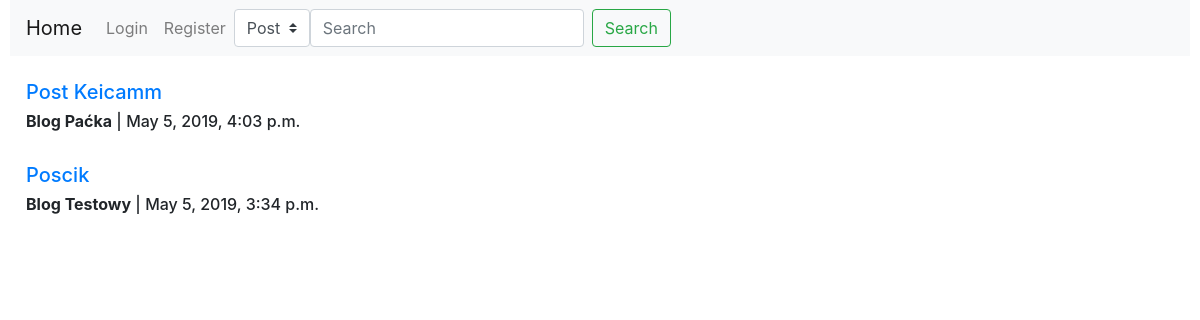
/, run on an earlier commit of the app's database.
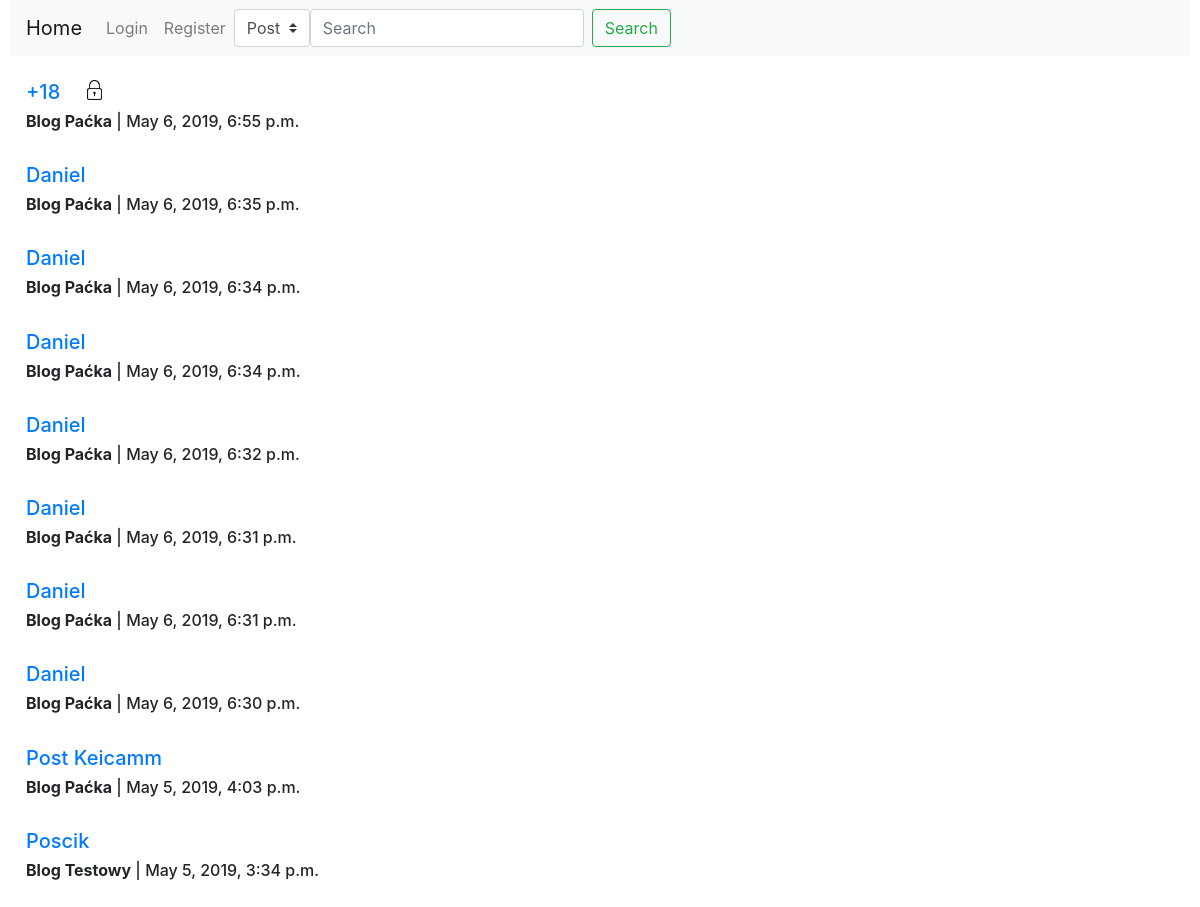
And on a later commit of the database.
### Blog/models.py (models this page shows)
class Post(models.Model):
    IDPost=models.AutoField(primary_key=True)
    Tytul=models.CharField(max_length=128)
    Tresc=models.TextField()
    Data=models.DateTimeField(default=timezone.now)
    IDBlog=models.ForeignKey(Blog,on_delete=models.CASCADE)
    Haslo=models.CharField(max_length=8,blank=True)
    Obraz=models.ImageField(upload_to='Obrazki',blank=True)

class Blog(models.Model):
    IDBlog=models.AutoField(primary_key=True)
    Nazwa=models.CharField(max_length=128)
    IDAutor=models.ForeignKey(User,on_delete=models.CASCADE)

### Blog/views.py (the view)
# urls.py: path('',views.home,name='home'),
def home(request):
    posts = models.Post.objects.all().order_by('-Data')
    return render(request,"Blog/home.html",{'posts': posts})

### Blog/templates/Blog/home.html (shortened to what this page needs)
{%extends "Blog/base.html"%}
{%block content%}
{%for post in posts %}
<div class="media">
  <div class="media-body">
    {%if post.Haslo%}
    <a class="nav-item" data-toggle="modal" data-target="#exampleModalCentered{{post.IDPost}}" href="">
      <h5 class="mt-0" style="float:left">{{post.Tytul}}&nbsp;&nbsp;&nbsp;&nbsp;&nbsp;</h5>
    </a>
    <img src="/Obrazki/Obrazki/lock.png" style="max-width:20px;max-height:20px;float:left"> <div style="clear:both"></div>
      {%else%}
      <a class="nav-item" href="post/{{post.IDPost}}"><h5 class="mt-0">{{post.Tytul}}</h5></a>
      {%endif%}
      <h6 class='mt-0'><strong>{{post.IDBlog.Nazwa}}</strong> | {{post.Data}}</h6>
      <br>
  </div>
</div>
{%endfor%}
{%endblock content%}

What changed in the data, as far as the page shows it:
added Post: Tytul "+18", IDBlog.Nazwa "Blog Paćka", Data "May 6, 2019, 6:55 p.m."
added Post: Tytul "Daniel", IDBlog.Nazwa "Blog Paćka", Data "May 6, 2019, 6:35 p.m."
added Post: Tytul "Daniel", IDBlog.Nazwa "Blog Paćka", Data "May 6, 2019, 6:34 p.m."
added Post: Tytul "Daniel", IDBlog.Nazwa "Blog Paćka", Data "May 6, 2019, 6:34 p.m."
added Post: Tytul "Daniel", IDBlog.Nazwa "Blog Paćka", Data "May 6, 2019, 6:32 p.m."
added Post: Tytul "Daniel", IDBlog.Nazwa "Blog Paćka", Data "May 6, 2019, 6:31 p.m."
added Post: Tytul "Daniel", IDBlog.Nazwa "Blog Paćka", Data "May 6, 2019, 6:31 p.m."
added Post: Tytul "Daniel", IDBlog.Nazwa "Blog Paćka", Data "May 6, 2019, 6:30 p.m."
